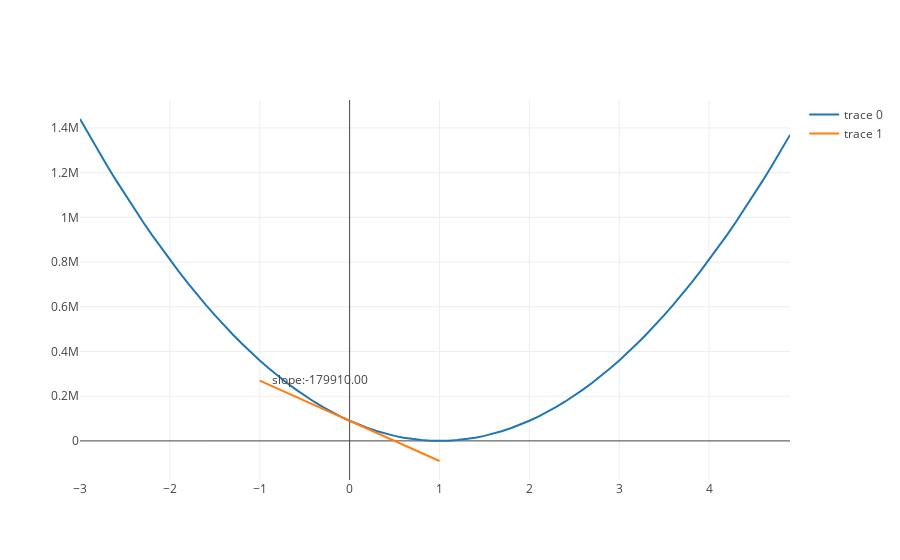

Here is the notebook cell this chart was saved with:
### Markdown cell above
Take a look at the straight line in the graph above.  The straight line is a supposed to have the same slope as the blue curve at the point $x = 0 $.  But it doesn't seem to be doing a good job.  The slope should be point more downwards.  How did that happen?  After all, the slope of the line equals the slope from our calculation above.  Let's take another look at our calculation of the derivative. 

* when $x = 0$ then $y = 90,000 $
* when $x = 1 $ then $y = 0 $
* $(\Delta y)/(\Delta x) = (0 - 90,000)/(1- 0) = -90,000 $

The problem is that if we calculate change in y/change in x, and change x by one, then we are really calculating the rate of change of the function from zero to one.  But what we **want** to do is calculate the rate of change at just that point x = 0 - and that is a different matter.  Unlike in our function of the line $y = 3x $, here the amount that $y$ decreases or increases is always changing.  The larger our delta, the less our derivative reflects the rate of change at just that point.    


So what we need to do is decrease our Delta ( $\Delta $) to such a small number that it is zero.  But it's ludicrous to calculate the amount of change in $y$ when the change in our input is zero.  When change in our input is zero, it means there is no change.  So we use imagination.  We calculate the derivative with a $\Delta $ of .1, then calculate it again with a $\Delta $ of .01, then again with $\Delta $ .001.  Our derivative calculation should show convergance on a single number as our $\Delta $ approaches zero and that number is our derivative.  ** The derivative of a function is a change in the function's output as the change in the input variable approaches zero **.

### Code cell
y_x_squared_trace = line_function_data(fake_cost_curve, x_values)
# delta = 1
# delta = .1
# delta = .01
delta = .001
tangent_at_delta = build_tangent_line(fake_cost_curve, 0, 1, delta)
plot([y_x_squared_trace, tangent_at_delta])

### Figure 1 — Plotly figure (JSON) as saved in the notebook; plotly's stock layout.template omitted (floating-point values rounded to 4 significant figures)
{"data": [{"x": [-3, -2.9, -2.8, -2.7, -2.6, -2.5, -2.4, -2.3, -2.2, -2.1, -2, -1.9, -1.8, -1.7, -1.6, -1.5, -1.4, -1.3, -1.2, -1.1, -1, -0.9, -0.8, -0.7, -0.6, -0.5, -0.4, -0.3, -0.2, -0.1, 0, 0.1, 0.2, 0.3, 0.4, 0.5, 0.6, 0.7, 0.8, 0.9, 1, 1.1, 1.2, 1.3, 1.4, 1.5, 1.6, 1.7, 1.8, 1.9, 2, 2.1, 2.2, 2.3, 2.4, 2.5, 2.6, 2.7, 2.8, 2.9, 3, 3.1, 3.2, 3.3, 3.4, 3.5, 3.6, 3.7, 3.8, 3.9, 4, 4.1, 4.2, 4.3, 4.4, 4.5, 4.6, 4.7, 4.8, 4.9], "y": [1440000, 1368900, 1299600, 1232100, 1166400, 1102500, 1040400, 980100, 921600, 864900, 810000, 756900, 705600, 656100, 608400, 562500, 518400, 476100, 435600, 396900, 360000, 324900, 291600, 260100, 230400, 202500, 176400, 152100, 129600, 108900, 90000, 72900, 57600, 44100, 32400, 22500, 14400, 8100, 3600, 900, 0, 900, 3600, 8100, 14400, 22500, 32400, 44100, 57600, 72900, 90000, 108900, 129600, 152100, 176400, 202500, 230400, 260100, 291600, 324900, 360000, 396900, 435600, 476100, 518400, 562500, 608400, 656100, 705600, 756900, 810000, 864900, 921600, 980100, 1040400, 1102500, 1166400, 1232100, 1299600, 1368900]}, {"mode": "lines+text", "text": ["    slope:-179910.00"], "textposition": "right", "x": [-1, 0, 1], "y": [269900.0, 90000, -89910.0]}], "layout": {}}
